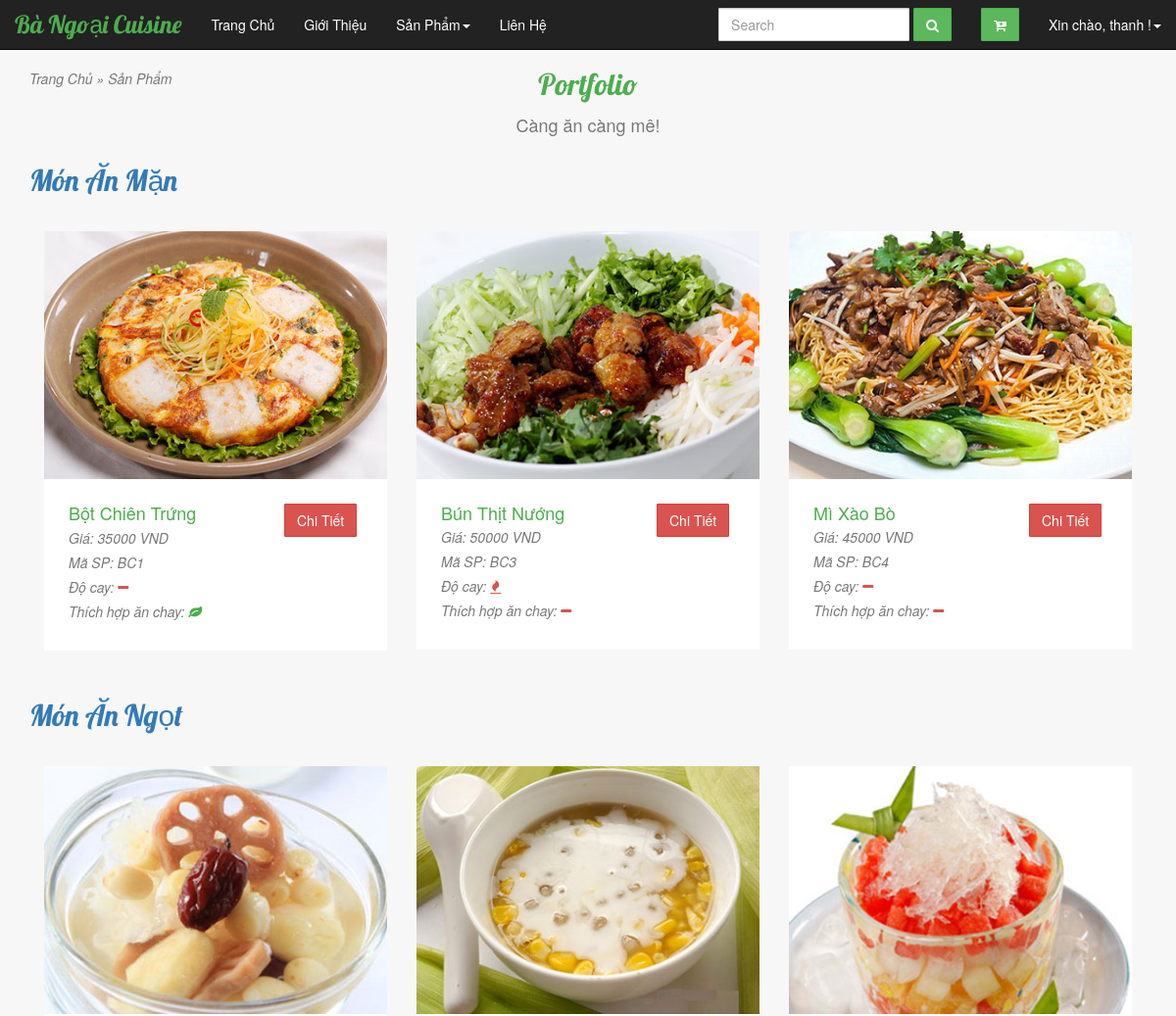
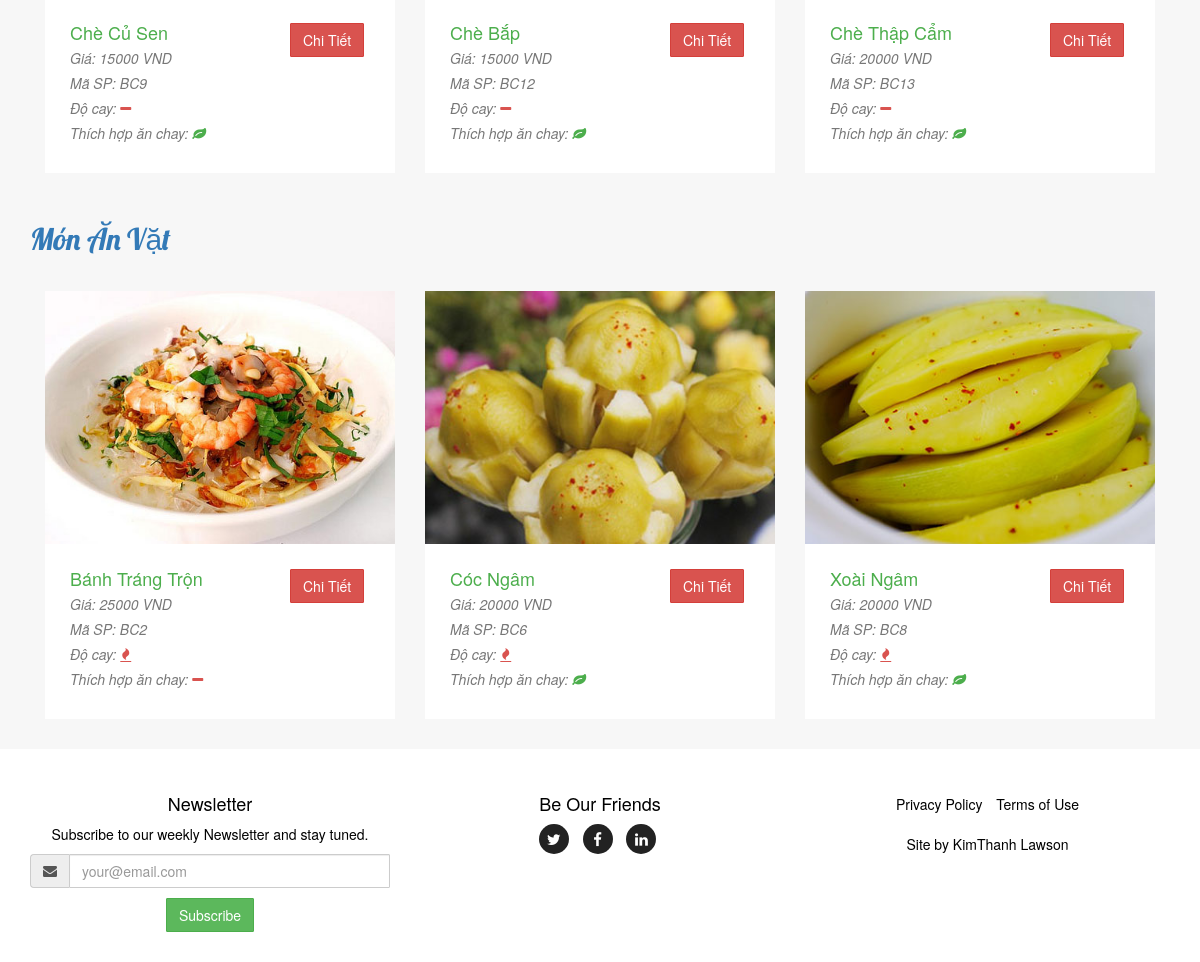
The page /Controller/index.php?action=sanpham (signed in) on the database its author committed (2 pictures, top to bottom).
### tables this page shows
CREATE TABLE IF NOT EXISTS `sanpham` (
  `SanPhamID` int(11) NOT NULL,
  `TenSanPham` varchar(50) NOT NULL,
  `Gia` int(12) NOT NULL,
  `DoCay` tinyint(1) NOT NULL,
  `ThichHopAnChay` tinyint(1) NOT NULL,
  `HinhSanPham1` varchar(255) NOT NULL,
  `HinhSanPham2` varchar(255) NOT NULL,
  `HinhSanPham3` varchar(255) NOT NULL,
  `HinhSanPham4` varchar(255) NOT NULL,
  `HinhSanPham5` varchar(255) NOT NULL,
  `LoaiID` int(11) NOT NULL,
  `MoTaSanPham` text NOT NULL
);

### model/connect.php (called while the page is built, shortened)
<?php
       class connect {
           var $db=null;
           public function __construct()
           {
               $dsn='mysql:host=localhost;dbname=bangoaicuisine';
               $user='root';
               $pass='';
               $this->db=new PDO($dsn,$user,$pass, array(PDO::MYSQL_ATTR_INIT_COMMAND => "SET NAMES utf8"));
           }
           public function getList($select)
           {
               $results = $this->db->query($select);
               return $results;
           }
       }
       ?>

### model/product.php (called while the page is built, shortened)
<?php
class Products {
     function get3SP($id)
     {
         $db = new connect();
         $select = "select * from sanpham where LoaiID = '$id' LIMIT 3";
         $result = $db->getList($select);
         return $result;
     }
}
?>

### view/website/showsanpham.php (the view, shortened to what this page needs)
<div class="col-md-4 col-sm-6 portfolio-item">
     <a href="#portfolioModal2" class="portfolio-link" data-toggle="modal">
         <img src="<?php echo $hinh1 ?>" class="img-responsive" alt="">
     </a>
     <div class="portfolio-caption">
     <div class="row">
     <div class="col-lg-8 col-md-8 col-sm-8 col-xs-8">
         <h4><?php echo $ten ?></h4>
         <p class="text-muted">Giá: <?php echo $gia." VND" ?></p>
         <p class="text-muted">Mã SP: BC<?php echo $masp ?></p>
         <p class="text-muted">Độ cay: <?php if ($cay == 1) echo "<i class='fa fa-fire kim-hot'></i>"; else
          echo "<i class='fa fa-minus kim-hot'></i>"
           ;?>  </p>
          <p class="text-muted">Thích hợp ăn chay: <?php if ($chay == 1) echo "<i class='fa fa-leaf kim-vegeterian'></i>"; else
          echo "<i class='fa fa-minus kim-hot'></i>"
           ;?>  </p>
         </div>
         <div class="col-lg-4 col-md-4 col-sm-4 col-xs-4 pull-right">
             <form method="post" action="?action=chitiet">
                 <input type="submit" value="Chi Tiết" class="btn btn-danger">
             </form>
          </div>
          </div>
     </div>
 </div>

### controller/index.php (shortened to what this page needs)
<?php
include '../model/connect.php';
include '../model/product.php';
if (isset($_GET["action"]))
    $action = $_GET["action"];
elseif (isset($_POST['action'])) {
    $action = $_POST["action"];
} else
    $action = "home";
switch ($action) {
    case "sanpham":
        include '../view/website/sanphamheader.php';
        include '../view/website/tonghopmonman.php';
        $sp = new Products();
        $list = $sp->get3SP(1);
        foreach ($list as $row):
            $masp = $row['SanPhamID'];
            $ten = $row['TenSanPham'];
            $cay = $row['DoCay'];
            $gia = $row['Gia'];
            $chay = $row['ThichHopAnChay'];
            $hinh1 = "../view/website/img/" . $row['HinhSanPham1'];
            include '../view/website/showsanpham.php';
        endforeach;
        include '../view/website/tonghopmonngot.php';
        $list = $sp->get3SP(2);
        foreach ($list as $row):
            $masp = $row['SanPhamID'];
            $ten = $row['TenSanPham'];
            $cay = $row['DoCay'];
            $gia = $row['Gia'];
            $chay = $row['ThichHopAnChay'];
            $hinh1 = "../view/website/img/" . $row['HinhSanPham1'];
            include '../view/website/showsanpham.php';
        endforeach;
        include '../view/website/tonghopmonanvat.php';
        $list = $sp->get3SP(3);
        foreach ($list as $row):
            $masp = $row['SanPhamID'];
            $ten = $row['TenSanPham'];
            $cay = $row['DoCay'];
            $gia = $row['Gia'];
            $chay = $row['ThichHopAnChay'];
            $hinh1 = "../view/website/img/" . $row['HinhSanPham1'];
            include '../view/website/showsanpham.php';
        endforeach;
        include '../view/website/sanphamclose.php';
        include '../view/website/footer.php';
        break;
}
?>

### view/website/css/jumbotron.css (style rules this page uses)
body { padding-top: 50px; padding-bottom: 20px; }

### view/website/css/custom.css (style rules this page uses)
body { color:#000; font-size:14px; }
#portfolio .portfolio-item { right: 0; margin: 0 0 15px; }
#portfolio .portfolio-item .portfolio-link { display: block; position: relative; margin: 0 auto; max-width: 400px; }
#portfolio .portfolio-item .portfolio-caption { margin: 0 auto; padding: 25px; max-width: 400px; text-align: left; background-color: #fff; }
#portfolio .portfolio-item .portfolio-caption h4 { margin: 0; text-transform: none; color:#4cae4c !important; }
#portfolio .portfolio-item .portfolio-caption p { margin: 5px 0px; font-family: "Droid Serif","Helvetica Neue",Helvetica,Arial,sans-serif; font-size: 14px; font-style: italic; color:#777; }
#portfolio * { z-index: 2; }
@media (min-width:767px) { #portfolio .portfolio-item { margin: 0 0 30px; } }
.kim-vegeterian { color:#4cae4c; }
.kim-hot { color:#d9534f; }
.btn { border-radius: 1px; }

### rows shown on the page
sanpham: HinhSanPham1 (picture), TenSanPham "Bột Chiên Trứng", Gia "35000", SanPhamID "1", DoCay 0 (drawn), ThichHopAnChay 1 (drawn)
sanpham: HinhSanPham1 (picture), TenSanPham "Bún Thịt Nướng", Gia "50000", SanPhamID "3", DoCay 1 (drawn), ThichHopAnChay 0 (drawn)
sanpham: HinhSanPham1 (picture), TenSanPham "Mì Xào Bò", Gia "45000", SanPhamID "4", DoCay 0 (drawn), ThichHopAnChay 0 (drawn)
sanpham: HinhSanPham1 (picture), TenSanPham "Chè Củ Sen", Gia "15000", SanPhamID "9", DoCay 0 (drawn), ThichHopAnChay 1 (drawn)
sanpham: HinhSanPham1 (picture), TenSanPham "Chè Bắp", Gia "15000", SanPhamID "12", DoCay 0 (drawn), ThichHopAnChay 1 (drawn)
sanpham: HinhSanPham1 (picture), TenSanPham "Chè Thập Cẩm", Gia "20000", SanPhamID "13", DoCay 0 (drawn), ThichHopAnChay 1 (drawn)
sanpham: HinhSanPham1 (picture), TenSanPham "Bánh Tráng Trộn", Gia "25000", SanPhamID "2", DoCay 1 (drawn), ThichHopAnChay 0 (drawn)
sanpham: HinhSanPham1 (picture), TenSanPham "Cóc Ngâm", Gia "20000", SanPhamID "6", DoCay 1 (drawn), ThichHopAnChay 1 (drawn)
sanpham: HinhSanPham1 (picture), TenSanPham "Xoài Ngâm", Gia "20000", SanPhamID "8", DoCay 1 (drawn), ThichHopAnChay 1 (drawn)

### other values the page prints
$_SESSION['user'] "thanh"
